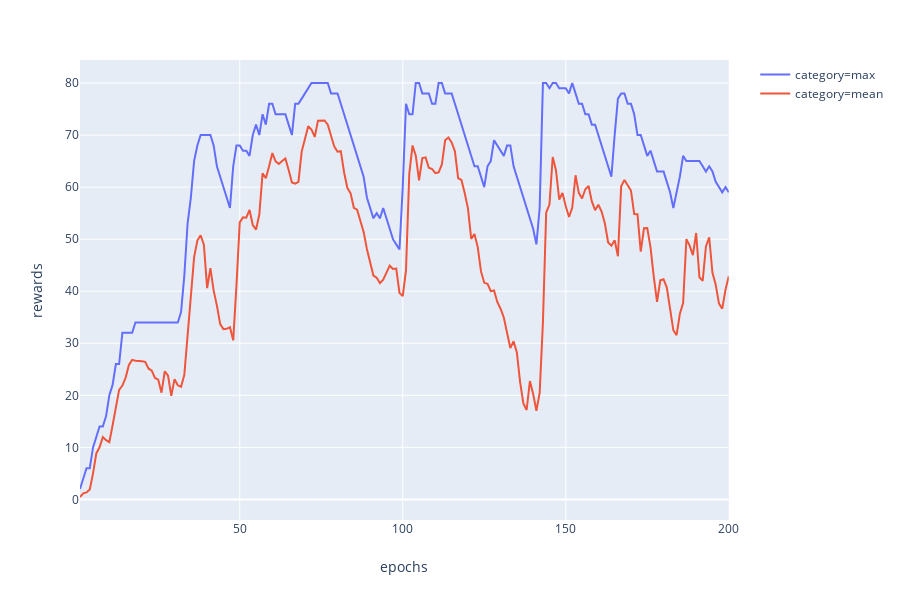

Write notebook code for a chart like this one.
### Code cell
plot_rewards(experiment_name)

### Figure 1 — Plotly figure (JSON) as saved in the notebook; plotly's stock layout.template omitted (floating-point values rounded to 4 significant figures; data arrays with more than 128 entries replaced by an {"elided": "..."} marker saying what was removed)
{"data": [{"hoverlabel": {"namelength": 0}, "hovertemplate": "category=max<br>epochs=%{x}<br>rewards=%{y}", "legendgroup": "category=max", "line": {"color": "#636efa", "dash": "solid"}, "mode": "lines", "name": "category=max", "showlegend": true, "type": "scatter", "x": {"elided": "200 int values"}, "xaxis": "x", "y": {"elided": "200 int values"}, "yaxis": "y"}, {"hoverlabel": {"namelength": 0}, "hovertemplate": "category=mean<br>epochs=%{x}<br>rewards=%{y}", "legendgroup": "category=mean", "line": {"color": "#EF553B", "dash": "solid"}, "mode": "lines", "name": "category=mean", "showlegend": true, "type": "scatter", "x": {"elided": "200 int values"}, "xaxis": "x", "y": {"elided": "200 float values"}, "yaxis": "y"}], "layout": {"height": 600, "legend": {"tracegroupgap": 0}, "margin": {"t": 60}, "xaxis": {"anchor": "y", "domain": [0, 0.98], "title": {"text": "epochs"}}, "yaxis": {"anchor": "x", "domain": [0, 1], "title": {"text": "rewards"}}}}
